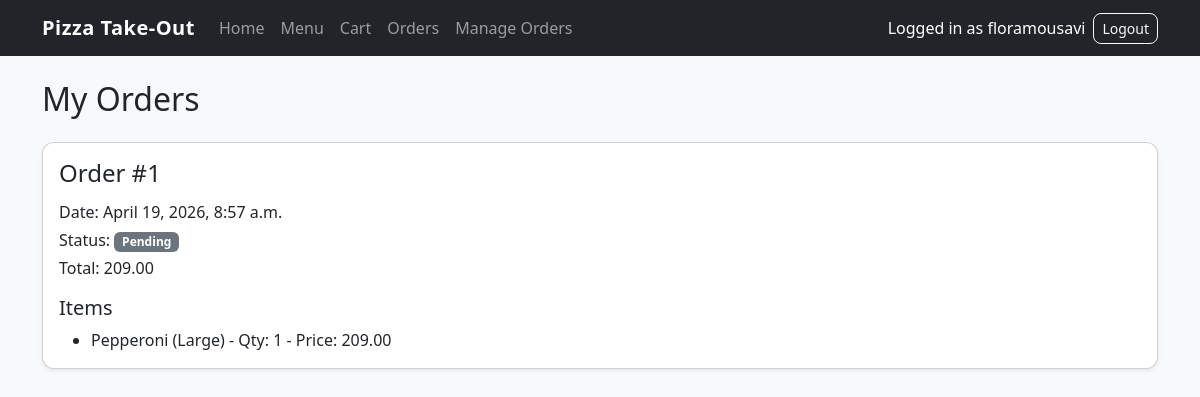
/orders/history/ (signed in), run on an earlier commit of the app's database.
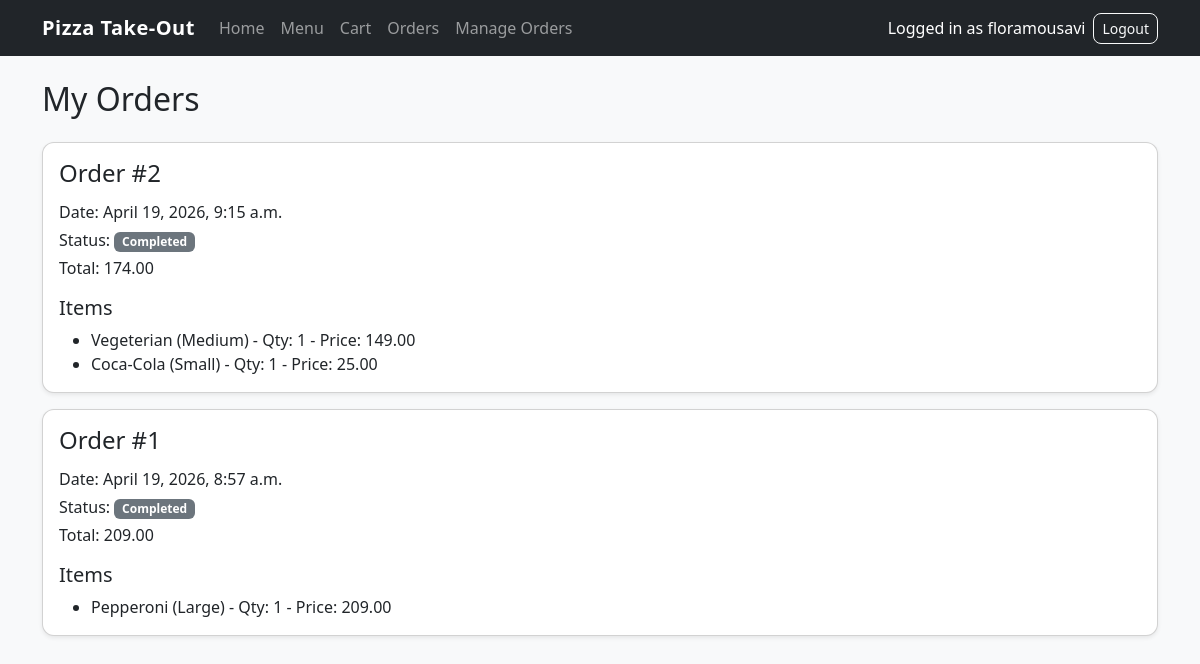
And on a later commit of the database.
### orders/models.py (models this page shows, shortened)
class Order(models.Model):
    STATUS_PENDING = "Pending"
    STATUS_PREPARING = "Preparing"
    STATUS_COMPLETED = "Completed"
    STATUS_CHOICES = [
        (STATUS_PENDING, "Pending"),
        (STATUS_PREPARING, "Preparing"),
        (STATUS_COMPLETED, "Completed"),
    ]
    user = models.ForeignKey(
        settings.AUTH_USER_MODEL,
        on_delete=models.CASCADE,
        related_name="orders"
    )
    created_at = models.DateTimeField(auto_now_add=True)
    total_price = models.DecimalField(max_digits=8, decimal_places=2, default=0.00)
    status = models.CharField(max_length=20, choices=STATUS_CHOICES, default=STATUS_PENDING)

class OrderItem(models.Model):
    order = models.ForeignKey(Order, on_delete=models.CASCADE, related_name="items")
    pizza = models.ForeignKey(Pizza, on_delete=models.SET_NULL, null=True, blank=True)
    drink = models.ForeignKey(Drink, on_delete=models.SET_NULL, null=True, blank=True)
    pizza_size = models.ForeignKey(PizzaSize, on_delete=models.SET_NULL, null=True, blank=True)
    selected_toppings = models.ManyToManyField(Topping, blank=True)
    quantity = models.PositiveIntegerField(default=1)
    item_name_snapshot = models.CharField(max_length=150)
    item_price_snapshot = models.DecimalField(max_digits=8, decimal_places=2)

### orders/views.py (the view)
# urls.py: path("history/", views.order_history, name="order_history"),
@login_required
def order_history(request):
    orders = Order.objects.filter(user=request.user).order_by("-created_at")
    return render(request, "orders/order_history.html", {"orders": orders})

### orders/templates/orders/order_history.html (shortened to what this page needs)
{% extends "base.html" %}
{% block content %}
    <h2 class="mb-4">My Orders</h2>
    {% if orders %}
        {% for order in orders %}
            <div class="card mb-3 shadow-sm">
                <div class="card-body">
                    <h4 class="card-title">Order #{{ order.id }}</h4>
                    <p class="mb-1">Date: {{ order.created_at }}</p>
                    <p class="mb-1">Status: <span class="badge bg-secondary">{{ order.status }}</span></p>
                    <p class="mb-3">Total: {{ order.total_price }}</p>
                    <h5>Items</h5>
                    <ul class="mb-0">
                        {% for item in order.items.all %}
                            <li>
                                {{ item.item_name_snapshot }} - Qty: {{ item.quantity }} - Price: {{ item.item_price_snapshot }}
                            </li>
                        {% empty %}
                            <li>No items in this order.</li>
                        {% endfor %}
                    </ul>
                </div>
            </div>
        {% endfor %}
    {% else %}
        <div class="alert alert-secondary">You have not placed any orders yet.</div>
    {% endif %}
{% endblock %}

What changed in the data, as far as the page shows it:
added Order: id "2", created_at "April 19, 2026, 9:15 a.m.", status "Completed", total_price "174.00"
added OrderItem: item_name_snapshot "Vegeterian (Medium)", quantity "1", item_price_snapshot "149.00", shown under "2"
added OrderItem: item_name_snapshot "Coca-Cola (Small)", quantity "1", item_price_snapshot "25.00", shown under "2"
changed Order "April 19, 2026, 8:57 a.m.": status "Pending" → "Completed"
